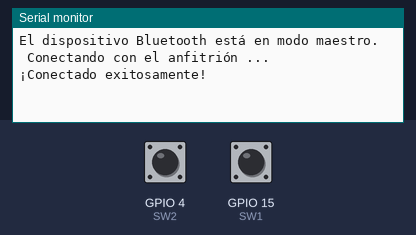
Recording of a sketch running on a simulated ESP32. On the bench: the last lines printed to the serial monitor. Inputs (shaded band) come from the test bench; at power-on: GPIO 4 (SW2) HIGH, GPIO 15 (SW1) LOW. Nothing arrives over Bluetooth unless stated.

Above: at 1.2 s.
1.3 s: GPIO 4 (SW2) pulled LOW for 0.15 s
At 2.5 s:
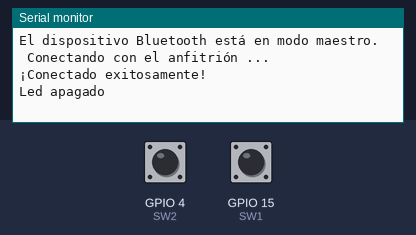
2.9 s: GPIO 15 (SW1) pulled HIGH for 0.15 s
At 4.0 s:
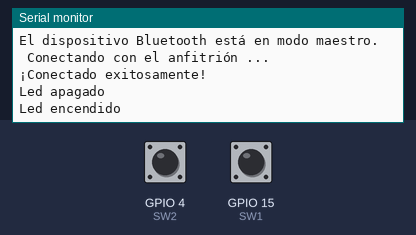

Measured:
- after the input at 1.3 s, the serial monitor: prints a new line at once (image 1)
- after the input at 2.9 s, the serial monitor: prints a new line at once (image 2)

The sketch:

Bluetooth_Buttons.ino
```cpp
/*
 *Universidad Nacional Autónoma de México
 *Facultad de Ciencias
 *Licenciatura en Ciencias de la Computación
 *Seminario de Ciencias de la Computación A: Introducción al Internet de las Cosas
 *
 *Escrito por: M. en I. Valente Vázquez Velázquez
 *Última modificación: 1-enero-2023
 *https://sites.google.com/ciencias.unam.mx/introduccion-iot-fc/inicio
*/

//Incluir librería de bluetooth
#include "BluetoothSerial.h"

//Condición para habilitar el bluetooth
#if !defined(CONFIG_BT_ENABLED) || !defined(CONFIG_BLUEDROID_ENABLED)
#error Bluetooth is not enabled! Please run `make menuconfig` to and enable it
#endif

//Definir pines
#define SW1 15 //Pull Down
#define SW2 4 //Pull Up

BluetoothSerial BT; // Objeto Bluetooth

String clientName = "ESP32_Vazzvel_Slave"; //Variable con el nombre del cliente (dispositivo a conectarse)
bool connected; //Variable de estado

//Variables para mejorar le funcionamiento del botón
long timeCounter1 = 0;
long timeCounter2 = 0;
int timeThreshold = 250;

void setup() {
  Serial.begin(115200); //Inicializar la comunicación serial
  pinMode(SW1, INPUT); //Pin de entrada
  pinMode(SW2, INPUT); //Pin de entrada

  BT.begin("ESP32_Vazzvel_Master", true); //Nombre de su dispositivo Bluetooth y en modo maestro
  Serial.println("El dispositivo Bluetooth está en modo maestro.\n Conectando con el anfitrión ...");

  connected = BT.connect(clientName); //Inicializar la conexión vía bluetooth
  if (connected) {
    Serial.println("¡Conectado exitosamente!");
  } else {
    while (!BT.connected(10000)) {
      Serial.println("No se pudo conectar. \n Asegúrese de que el dispositivo remoto esté disponible y dentro del alcance, \n luego reinicie la aplicación.");
    }
  }
}

void loop() {
  if (digitalRead(SW1) == 1) {
    ledOn();
  }
  if (digitalRead(SW2) == 0) {
    ledOff();
  }
}

//Funciones
void ledOn() {
  if (millis() > timeCounter1 + timeThreshold) {
    BT.write(49); // Envía 1 en ASCII
    Serial.println("Led encendido");
    timeCounter1 = millis();
  }
}

void ledOff() {
  if (millis() > timeCounter2 + timeThreshold) {
    BT.write(48); // Envía 0 en ASCII
    Serial.println("Led apagado");
    timeCounter2 = millis();
  }
}
```
